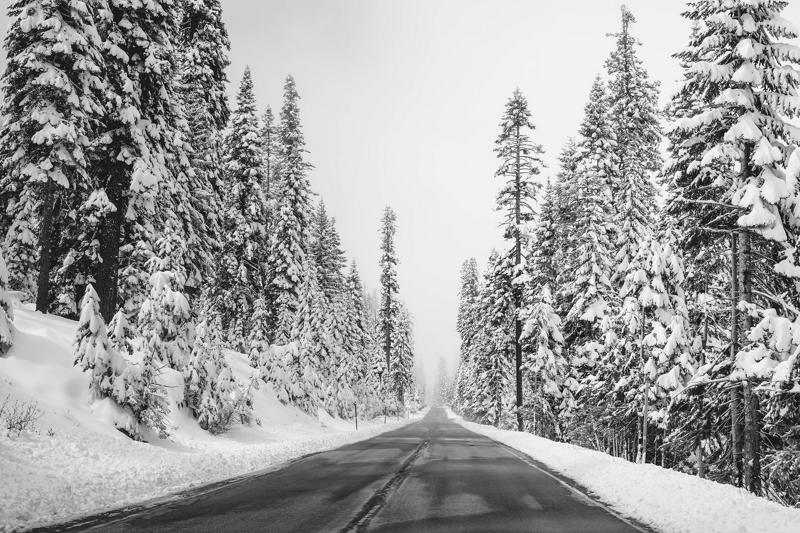
%> input picture cv1_labs_2/Part-1: Image Enhancement/images/image2.jpg, 800 x 533 px
$ octave test_DoG_ratio.m   (GNU Octave 9; MATLAB toolbox functions it lacks are replaced by stand-ins)
%> lines starting %> are read from the running program, lines starting %| are printed output that depends on the picture

img = imread('images/image2.jpg');
%> img is the input picture: size 533x800 uint8; min 0, max 255, mean 160
image = im2double(img);
h = fspecial('log', 5, 0.5);
imOut1 = imfilter(image, h);
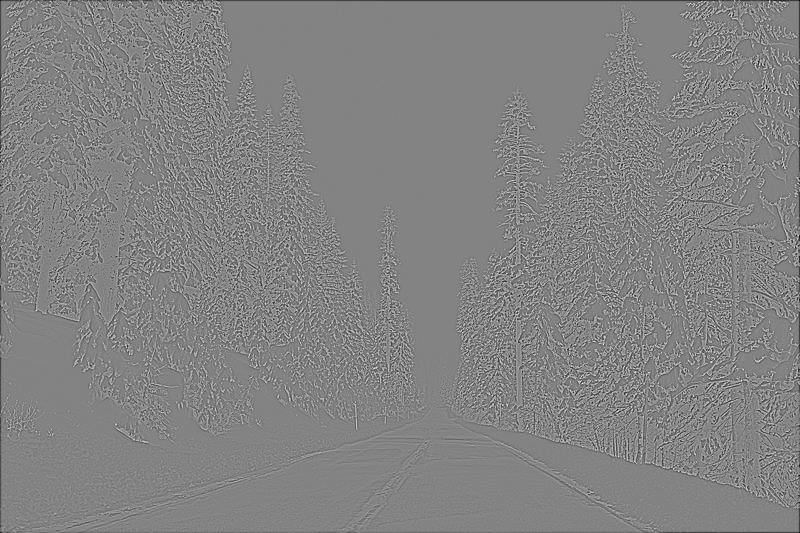
%> imOut1: size 533x800 double; min -2.91, max 2.74, mean -0.00719; drawn with min black and max white

h_1 = fspecial('gaussian', 5, 0.5);
MSE = zeros(1,70);
ratio = zeros(1,70);
k = 1;
for i = 1:0.1:8
 h_2 = fspecial('gaussian', 5, 0.5*i);
 img_2 = imfilter(image, h_2);
 img_1 = imfilter(image, h_1);
 imOut2 = img_2-img_1;
 MSE(k) = immse(imOut1, imOut2);
 ratio(k) = 0.5*i/0.5;
 k = k + 1;
end
%> after the loop, MSE = 71 values, max 0.217 at index 1, min 0.155 at index 71, mean 0.163; k = 72; ratio = 71 values from 1 to 8
[val,ind] = min(MSE(~ismember(MSE,0)))
%> val = 0.155; ind = 71
plot(MSE)
title('Tuning the Difference of Gaussians sigmas')
xlabel('ratio')
ylabel('Mean Squared Error')
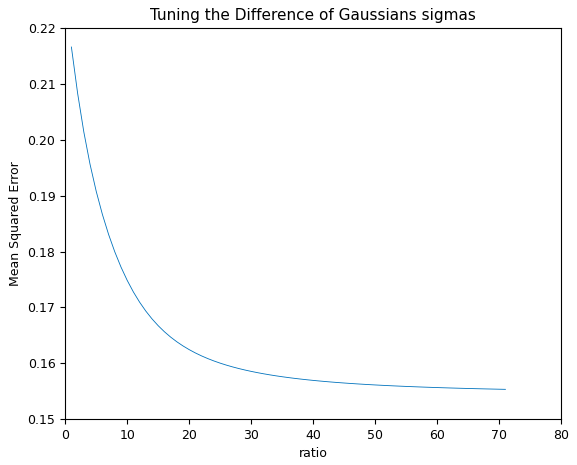
%> figure redrawn from the program's plot data; curve peaks at x = 1, y = 0.217

$ run again, with cv1_labs_2/Part-1: Image Enhancement/images/image1.jpg copied over cv1_labs_2/Part-1: Image Enhancement/images/image2.jpg
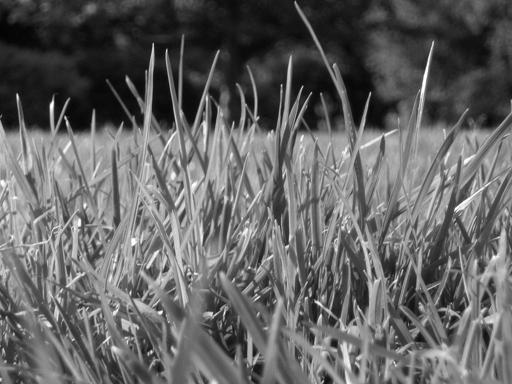
%> input picture cv1_labs_2/Part-1: Image Enhancement/images/image1.jpg, 512 x 384 px
%> img is the input picture: size 384x512 uint8; min 0, max 255, mean 99.4
%> `imOut1 = imfilter(image, h);`:
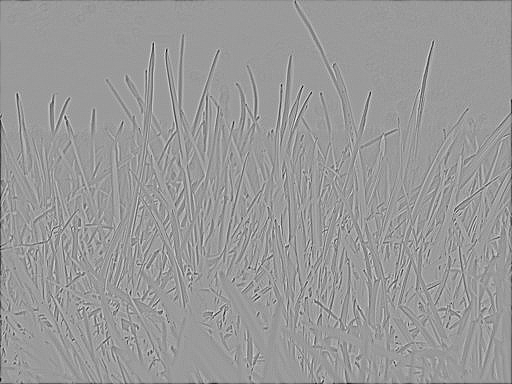
%> imOut1: size 384x512 double; min -2.25, max 1.47, mean -0.00622; drawn with min black and max white
%> after the loop `for i = 1:0.1:8`: MSE = 71 values, max 0.0519 at index 1, min 0.0328 at index 71, mean 0.0359; k = 72; ratio = 71 values from 1 to 8
%> val = 0.0328; ind = 71
%> `ylabel('Mean Squared Error')`:
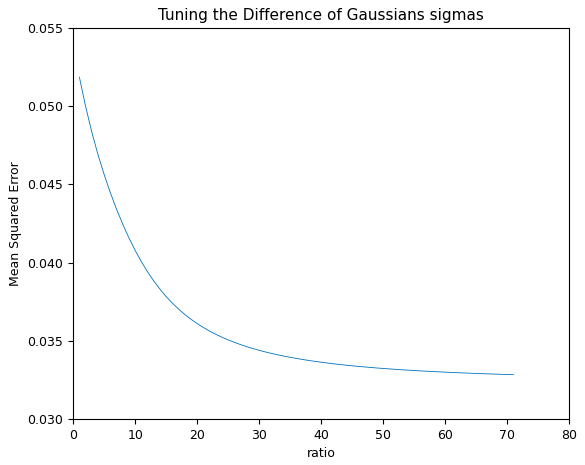
%> figure redrawn from the program's plot data; curve peaks at x = 1, y = 0.0519
